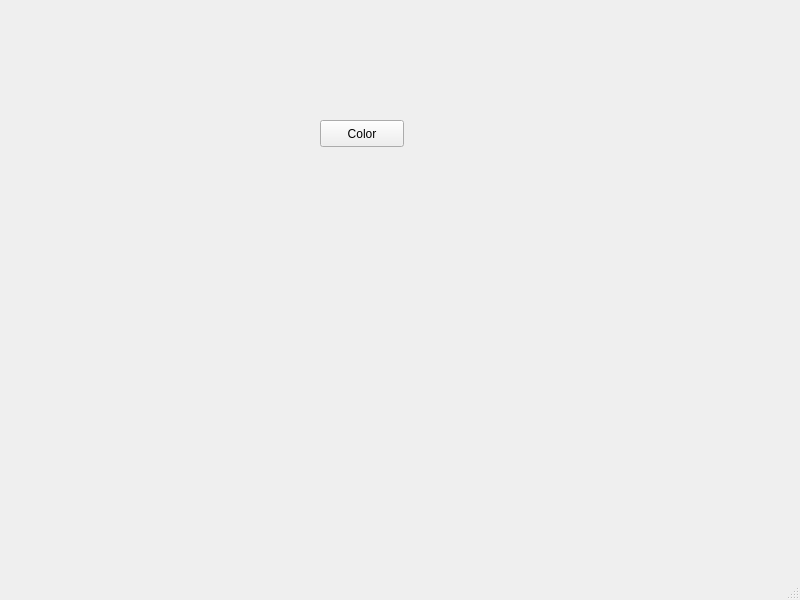
<?xml version="1.0" encoding="UTF-8"?>
<ui version="4.0">
 <class>MainWindow</class>
 <widget class="QMainWindow" name="MainWindow">
  <property name="geometry">
   <rect>
    <x>0</x>
    <y>0</y>
    <width>800</width>
    <height>600</height>
   </rect>
  </property>
  <property name="windowTitle">
   <string>MainWindow</string>
  </property>
  <widget class="QWidget" name="centralwidget">
   <widget class="QPushButton" name="btnColor">
    <property name="geometry">
     <rect>
      <x>320</x>
      <y>120</y>
      <width>84</width>
      <height>27</height>
     </rect>
    </property>
    <property name="text">
     <string>Color</string>
    </property>
   </widget>
  </widget>
  <widget class="QMenuBar" name="menubar">
   <property name="geometry">
    <rect>
     <x>0</x>
     <y>0</y>
     <width>800</width>
     <height>24</height>
    </rect>
   </property>
  </widget>
  <widget class="QStatusBar" name="statusbar"/>
 </widget>
 <resources/>
 <connections/>
</ui>
